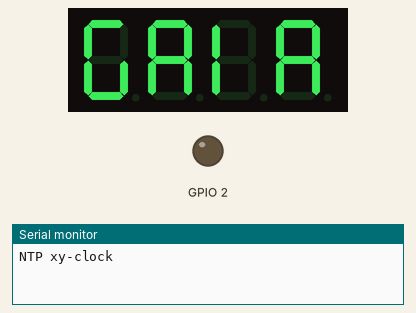
Recording of a sketch running on a simulated ESP8266 (NodeMCU). On the bench: 4-digit seven-segment display, output pins drawn as LEDs (lit = HIGH), the last lines printed to the serial monitor. WiFi joins after 1.5 s; servers stay silent unless stated; network time is answered at once with the bench clock; the local clock reads 2024-03-15 10:24:30 at power-on unless the sketch sets it.

Above: at 0.1 s.
At 1.6 s:
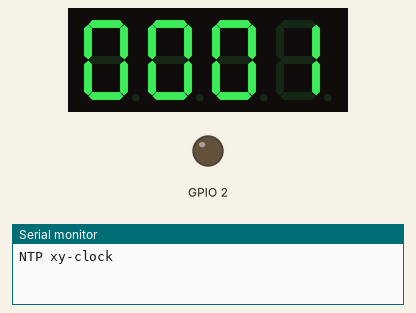
At 2.6 s:
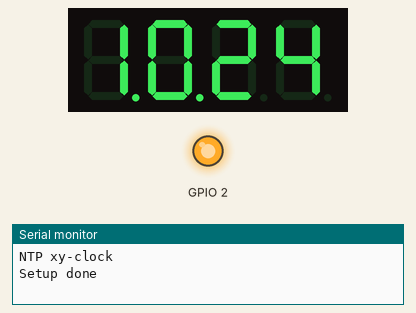
At 21.1 s:
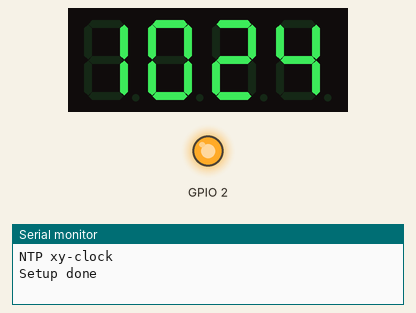
At 30.6 s:
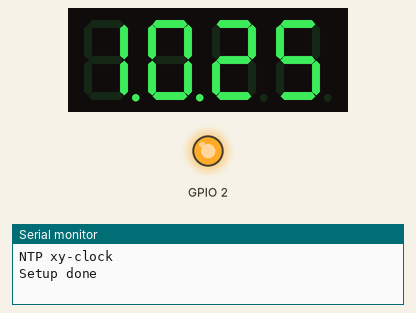
At 39.1 s:
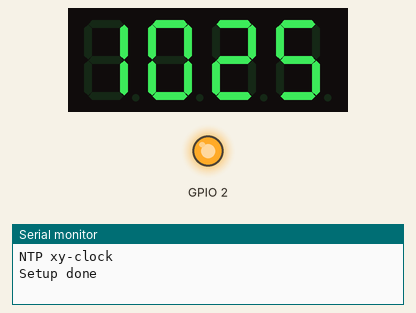

The sketch:

xy-clock.ino
```cpp
#include <TM1650.h>
#include <NTPClient.h>
#include <ESP8266WiFi.h>
#include <WiFiUdp.h>

const char *ssid     = "***REMOVED***";
const char *password = "***REMOVED***";
const long utcOffsetInSeconds = 28800;  // GMT+8 SG
WiFiUDP ntpUDP;
NTPClient timeClient(ntpUDP, "pool.ntp.org", utcOffsetInSeconds);
byte digits = 4; // max:11     hh:mm 4     hh:mm ss 6
int nTime = 0;
String mystr;
/*
 *  lib: https://github.com/maxint-rd/TM16xx
 */

TM1650 module(13, 12, digits);    // data, clock, 4 digits   D6:GPIO12  D7:GPIO13

void setup()
{
  pinMode(LED_BUILTIN, OUTPUT);     // Initialize the LED_BUILTIN pin as an output
  digitalWrite(LED_BUILTIN, LOW); //LOW:ON HIGH:OFF

  Serial.begin(74880);
  Serial.println("\nNTP xy-clock");

  module.setDisplayToString("GAIA");
  delay(1000);
  int cnt=0;
  module.clearDisplay();

  WiFi.begin(ssid, password);
  while ( WiFi.status() != WL_CONNECTED ) {
    delay(500);
    cnt++;
    module.setDisplayToDecNumber(cnt, 0);
  }
  timeClient.begin();
  Serial.println("Setup done");
  digitalWrite(LED_BUILTIN, HIGH); //LOW:ON HIGH:OFF
}

void loop()
{
  timeClient.update();
  module.setupDisplay(true, 4);   // sometimes noise on the line may change the intensity level
  switch (digits) {
    case 4:
      nTime = timeClient.getHours() *100 + timeClient.getMinutes();
      //Serial.println(nTime);
      module.setDisplayToDecNumber(nTime, _BV(2)|_BV(3)); // display dots
      break;
  }
  delay(500);

  module.setDisplayToDecNumber(nTime, 0); // clear the dots
  delay(500);
}
```

Measured:
- what the display in image 1 shows lasts 0.5 s, from 1.5 s to 2.0 s
